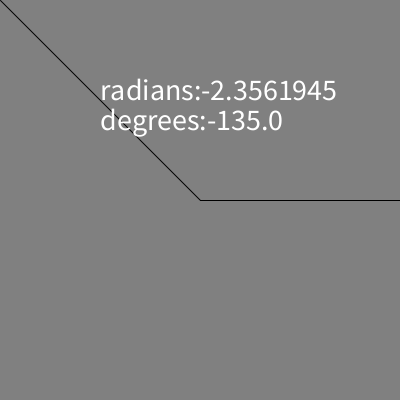
Frame 1 (no input)
Frame 60 (the mouse pressed at the canvas centre just before this capture): identical to frame 1, image omitted
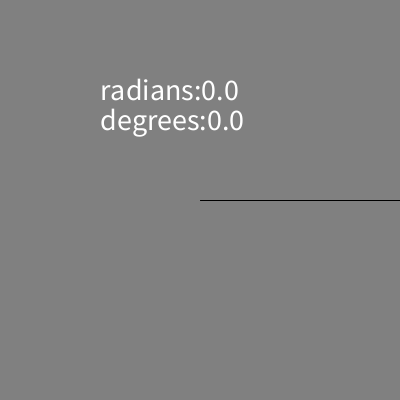
Frame 120 (the mouse held since frame 60 and released just before this capture)

The Processing sketch that drew these frames (run headless with seeded random() and noise(); from frame 60 on, the mouse is pressed at the canvas centre):

// Processing sketch: week05_3
// ── week05_3.pde
//week05-3
//degrees vs radians 結合 week04-1和 week05-2
void setup(){
  size(400,400);
}
void draw(){
  background(128);
  line(200,200,400,200);
  line(200,200,mouseX,mouseY);
  float dx=mouseX-200,dy=mouseY-200;
  float a= atan2(dy,dx);//三角函數，可找到arc弧的radians
  //atan2()出來的值，介於-pI....+pI中間
  arc(200,200,200,200,0,a,PIE);//把算出來的arc radians拿來用
  textSize(30);
  text("radians:"+a,100,100);//radians弧度/弳度
  text("degrees:"+degrees(a),100,130);//degrees 度
}
